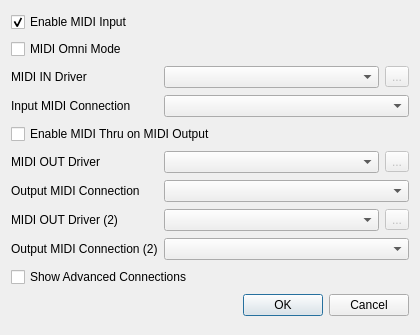
<?xml version="1.0" encoding="UTF-8"?>
<ui version="4.0">
 <comment>
    MIDI Virtual Piano Keyboard
    Copyright (C) 2008-2026, Pedro Lopez-Cabanillas

    This program is free software; you can redistribute it and/or modify
    it under the terms of the GNU General Public License as published by
    the Free Software Foundation; either version 3 of the License, or
    (at your option) any later version.

    This program is distributed in the hope that it will be useful,
    but WITHOUT ANY WARRANTY; without even the implied warranty of
    MERCHANTABILITY or FITNESS FOR A PARTICULAR PURPOSE.  See the
    GNU General Public License for more details.

    You should have received a copy of the GNU General Public License along
    with this program; If not, see http://www.gnu.org/licenses/
 </comment>
 <class>MidiSetupClass</class>
 <widget class="QDialog" name="MidiSetupClass">
  <property name="geometry">
   <rect>
    <x>0</x>
    <y>0</y>
    <width>420</width>
    <height>0</height>
   </rect>
  </property>
  <property name="minimumSize">
   <size>
    <width>420</width>
    <height>335</height>
   </size>
  </property>
  <property name="windowTitle">
   <string>MIDI Setup</string>
  </property>
  <property name="windowIcon">
   <iconset resource="../data/vmpk.qrc">
    <normaloff>:/vpiano/vmpk_32x32.png</normaloff>:/vpiano/vmpk_32x32.png</iconset>
  </property>
  <layout class="QGridLayout" name="gridLayout">
   <item row="0" column="0" colspan="3">
    <widget class="QCheckBox" name="chkEnableInput">
     <property name="whatsThis">
      <string>Check this box to enable MIDI input for the program. In Linux and Mac OSX the input port is always enabled and can't be un-ckecked</string>
     </property>
     <property name="text">
      <string>Enable MIDI Input</string>
     </property>
     <property name="checked">
      <bool>true</bool>
     </property>
    </widget>
   </item>
   <item row="1" column="0" colspan="3">
    <widget class="QCheckBox" name="chkOmni">
     <property name="text">
      <string>MIDI Omni Mode</string>
     </property>
    </widget>
   </item>
   <item row="2" column="0">
    <widget class="QLabel" name="labelInputBackend">
     <property name="text">
      <string>MIDI IN Driver</string>
     </property>
    </widget>
   </item>
   <item row="2" column="1">
    <widget class="QComboBox" name="comboinputBackends">
     <property name="sizePolicy">
      <sizepolicy hsizetype="Expanding" vsizetype="Fixed">
       <horstretch>0</horstretch>
       <verstretch>0</verstretch>
      </sizepolicy>
     </property>
    </widget>
   </item>
   <item row="2" column="2">
    <widget class="QToolButton" name="btnConfigInput">
     <property name="enabled">
      <bool>false</bool>
     </property>
     <property name="text">
      <string>...</string>
     </property>
    </widget>
   </item>
   <item row="3" column="0">
    <widget class="QLabel" name="labelInput">
     <property name="sizePolicy">
      <sizepolicy hsizetype="Minimum" vsizetype="Preferred">
       <horstretch>0</horstretch>
       <verstretch>0</verstretch>
      </sizepolicy>
     </property>
     <property name="text">
      <string>Input MIDI Connection</string>
     </property>
     <property name="buddy">
      <cstring>comboInput</cstring>
     </property>
    </widget>
   </item>
   <item row="3" column="1" colspan="2">
    <widget class="QComboBox" name="comboInput">
     <property name="sizePolicy">
      <sizepolicy hsizetype="Expanding" vsizetype="Fixed">
       <horstretch>0</horstretch>
       <verstretch>0</verstretch>
      </sizepolicy>
     </property>
     <property name="minimumSize">
      <size>
       <width>180</width>
       <height>0</height>
      </size>
     </property>
     <property name="whatsThis">
      <string>Use this control to change the connection for the MIDI input port, if it is enabled</string>
     </property>
    </widget>
   </item>
   <item row="4" column="0" colspan="3">
    <widget class="QCheckBox" name="chkEnableThru">
     <property name="whatsThis">
      <string>Check this box to enable the MIDI Thru function: any MIDI event received in the input port will be copied unchanged to the output port</string>
     </property>
     <property name="text">
      <string>Enable MIDI Thru on MIDI Output</string>
     </property>
    </widget>
   </item>
   <item row="5" column="0">
    <widget class="QLabel" name="labelOutputBackend">
     <property name="text">
      <string>MIDI OUT Driver</string>
     </property>
    </widget>
   </item>
   <item row="5" column="1">
    <widget class="QComboBox" name="comboOutputBackends">
     <property name="sizePolicy">
      <sizepolicy hsizetype="Expanding" vsizetype="Fixed">
       <horstretch>0</horstretch>
       <verstretch>0</verstretch>
      </sizepolicy>
     </property>
    </widget>
   </item>
   <item row="5" column="2">
    <widget class="QToolButton" name="btnConfigOutput">
     <property name="enabled">
      <bool>false</bool>
     </property>
     <property name="text">
      <string>...</string>
     </property>
    </widget>
   </item>
   <item row="6" column="0">
    <widget class="QLabel" name="labelOutput">
     <property name="sizePolicy">
      <sizepolicy hsizetype="Minimum" vsizetype="Preferred">
       <horstretch>0</horstretch>
       <verstretch>0</verstretch>
      </sizepolicy>
     </property>
     <property name="text">
      <string>Output MIDI Connection</string>
     </property>
     <property name="buddy">
      <cstring>comboOutput</cstring>
     </property>
    </widget>
   </item>
   <item row="6" column="1" colspan="2">
    <widget class="QComboBox" name="comboOutput">
     <property name="sizePolicy">
      <sizepolicy hsizetype="Expanding" vsizetype="Fixed">
       <horstretch>0</horstretch>
       <verstretch>0</verstretch>
      </sizepolicy>
     </property>
     <property name="minimumSize">
      <size>
       <width>180</width>
       <height>0</height>
      </size>
     </property>
     <property name="whatsThis">
      <string>Use this control to change the connection for the MIDI output port</string>
     </property>
    </widget>
   </item>
   <item row="7" column="0">
    <widget class="QLabel" name="labelOutputBackend2">
     <property name="text">
      <string>MIDI OUT Driver (2)</string>
     </property>
    </widget>
   </item>
   <item row="7" column="1">
    <widget class="QComboBox" name="comboOutputBackends2">
     <property name="sizePolicy">
      <sizepolicy hsizetype="Expanding" vsizetype="Fixed">
       <horstretch>0</horstretch>
       <verstretch>0</verstretch>
      </sizepolicy>
     </property>
    </widget>
   </item>
   <item row="7" column="2">
    <widget class="QToolButton" name="btnConfigOutput2">
     <property name="enabled">
      <bool>false</bool>
     </property>
     <property name="text">
      <string>...</string>
     </property>
    </widget>
   </item>
   <item row="8" column="0">
    <widget class="QLabel" name="labelOutput2">
     <property name="sizePolicy">
      <sizepolicy hsizetype="Minimum" vsizetype="Preferred">
       <horstretch>0</horstretch>
       <verstretch>0</verstretch>
      </sizepolicy>
     </property>
     <property name="text">
      <string>Output MIDI Connection (2)</string>
     </property>
     <property name="buddy">
      <cstring>comboOutput2</cstring>
     </property>
    </widget>
   </item>
   <item row="8" column="1" colspan="2">
    <widget class="QComboBox" name="comboOutput2">
     <property name="sizePolicy">
      <sizepolicy hsizetype="Expanding" vsizetype="Fixed">
       <horstretch>0</horstretch>
       <verstretch>0</verstretch>
      </sizepolicy>
     </property>
     <property name="minimumSize">
      <size>
       <width>180</width>
       <height>0</height>
      </size>
     </property>
     <property name="whatsThis">
      <string>Use this control to change the connection for the second MIDI output port</string>
     </property>
    </widget>
   </item>
   <item row="9" column="0" colspan="3">
    <widget class="QCheckBox" name="chkAdvanced">
     <property name="text">
      <string>Show Advanced Connections</string>
     </property>
    </widget>
   </item>
   <item row="10" column="0" colspan="3">
    <widget class="QDialogButtonBox" name="buttonBox">
     <property name="orientation">
      <enum>Qt::Horizontal</enum>
     </property>
     <property name="standardButtons">
      <set>QDialogButtonBox::Cancel|QDialogButtonBox::Ok</set>
     </property>
    </widget>
   </item>
  </layout>
 </widget>
 <tabstops>
  <tabstop>chkEnableInput</tabstop>
  <tabstop>chkOmni</tabstop>
  <tabstop>buttonBox</tabstop>
 </tabstops>
 <resources>
  <include location="../data/vmpk.qrc"/>
 </resources>
 <connections>
  <connection>
   <sender>buttonBox</sender>
   <signal>accepted()</signal>
   <receiver>MidiSetupClass</receiver>
   <slot>accept()</slot>
   <hints>
    <hint type="sourcelabel">
     <x>236</x>
     <y>160</y>
    </hint>
    <hint type="destinationlabel">
     <x>157</x>
     <y>141</y>
    </hint>
   </hints>
  </connection>
  <connection>
   <sender>buttonBox</sender>
   <signal>rejected()</signal>
   <receiver>MidiSetupClass</receiver>
   <slot>reject()</slot>
   <hints>
    <hint type="sourcelabel">
     <x>304</x>
     <y>160</y>
    </hint>
    <hint type="destinationlabel">
     <x>286</x>
     <y>141</y>
    </hint>
   </hints>
  </connection>
 </connections>
</ui>
